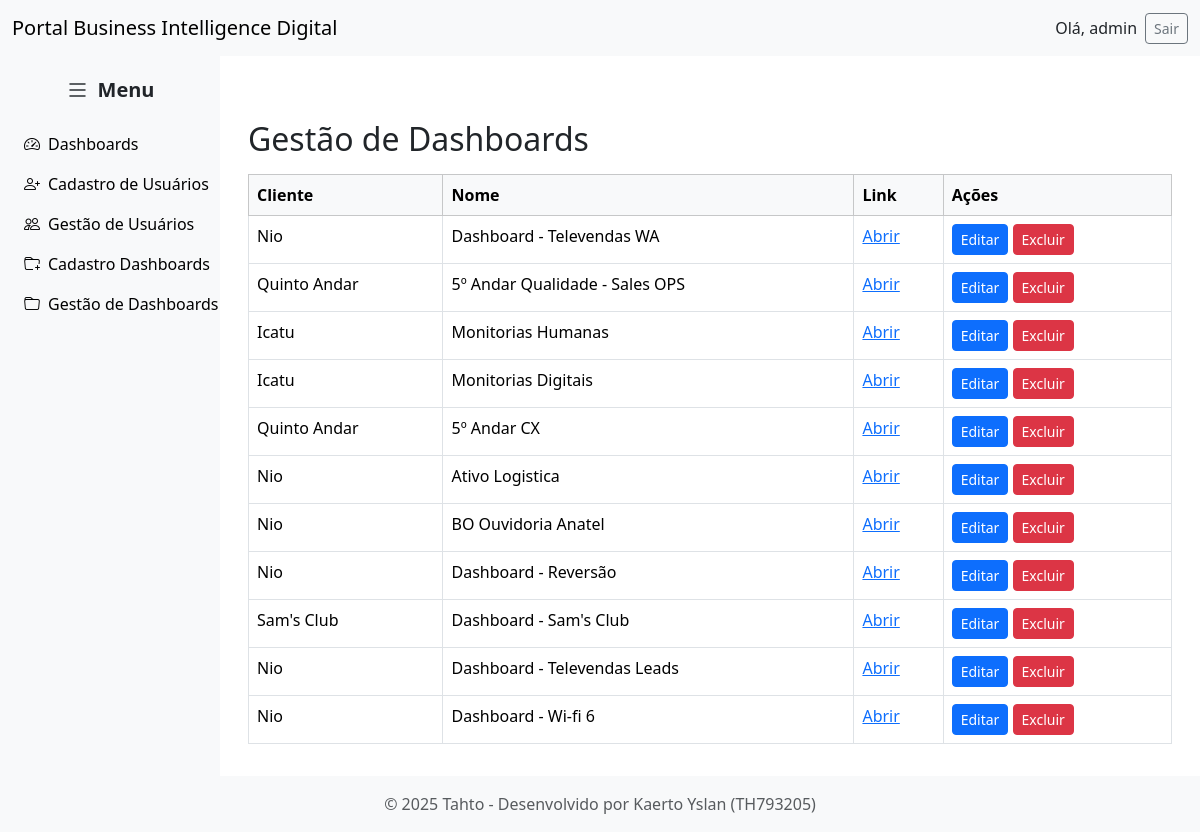
The page /gestao_dashboards (signed in) on the database its author committed.
### tables this page shows
CREATE TABLE users (
	id INTEGER PRIMARY KEY AUTOINCREMENT,
	username TEXT NOT NULL,
	password_hash TEXT NOT NULL,
	tipo INTEGER
, first_login INTEGER DEFAULT 1);

CREATE TABLE dashboard (
            cliente TEXT NOT NULL,
            nome TEXT NOT NULL,
            link TEXT NOT NULL
        , id INTEGER);

### views.py (the view)
@app.route('/gestao_dashboards')
def gestao_dashboards():
    conn = get_db_connection()
    dashboards = conn.execute('SELECT * FROM dashboard').fetchall()
    conn.close()
    return render_template('gestao_dashboards.html', dashboards=dashboards)

### main.py (called while the page is built)
def get_db_connection():
    conn = sqlite3.connect(DB_PATH)
    conn.row_factory = sqlite3.Row
    return conn

def find_user_by_id(user_id):
    with get_db_connection() as conn:
        row = conn.execute(
            "SELECT id, username, password_hash, tipo, first_login FROM users WHERE id = ?",
            (user_id,)
        ).fetchone()
        if row:
            return User(row["id"], row["username"], row["password_hash"], row["tipo"], row["first_login"])
        return None

@login_manager.user_loader
def load_user(user_id):
    return find_user_by_id(user_id)

### views.py (called while the page is built)
@app.before_request
def force_first_login():
    if current_user.is_authenticated:
        endpoint = request.endpoint or ""
        if current_user.first_login == 1 and endpoint not in (
            "logout", "login", "change_password_first_time", "static"
        ):
            return redirect(url_for("change_password_first_time"))

### templates/gestao_dashboards.html (shortened to what this page needs)
{% extends "base_admin.html" %}
{% block content %}
<div class="container mt-5">
    <h2>Gestão de Dashboards</h2>
    <table class="table table-bordered mt-3">
        <thead class="table-light">
            <tr>
                <th>Cliente</th>
                <th>Nome</th>
                <th>Link</th>
                <th>Ações</th>
            </tr>
        </thead>
        <tbody>
            {% for dashboard in dashboards %}
            <tr>
                <td>{{ dashboard['cliente'] }}</td>
                <td>{{ dashboard['nome'] }}</td>
                <td><a href="{{ dashboard['link'] }}" target="_blank">Abrir</a></td>
                <td>
                    <a href="{{ url_for('editar_dashboard', id=dashboard['id']) }}" class="btn btn-sm btn-primary">Editar</a>
                    <form action="{{ url_for('excluir_dashboard', id=dashboard['id']) }}" method="POST" style="display:inline-block;">
                        <button type="submit" class="btn btn-sm btn-danger" onclick="return confirm('Tem certeza que deseja excluir este dashboard?');">Excluir</button>
                    </form>
                </td>
            </tr>
            {% endfor %}
        </tbody>
    </table>
</div>
{% endblock %}

### templates/base_admin.html (shortened to what this page needs)
<!doctype html>
<html lang="pt-br">
<head>
  <link href="https://cdn.jsdelivr.net/npm/bootstrap@5.3.2/dist/css/bootstrap.min.css" rel="stylesheet">
  <link href="https://cdn.jsdelivr.net/npm/bootstrap-icons@1.11.1/font/bootstrap-icons.css" rel="stylesheet">
</head>
<body>
  <nav class="navbar navbar-expand-lg navbar-light bg-light">
    <div class="container-fluid d-flex justify-content-between align-items-center">
      <a class="navbar-brand mb-0" href="{{ url_for('index') }}">
        Portal Business Intelligence Digital
      </a>
      {% if current_user.is_authenticated %}
        <div class="d-flex align-items-center">
          <span class="me-2">Olá, {{ current_user.username }}</span>
          <a class="btn btn-sm btn-outline-secondary" href="{{ url_for('logout') }}">Sair</a>
        </div>
      {% endif %}
    </div>
  </nav>
  <div class="container-fluid content-wrapper">
    {% if current_user.is_authenticated %}
      <div class="sidebar" id="sidebar">
        <div class="sidebar-toggle" id="toggleBtn">
          <i class="bi bi-list"></i>
          <span>Menu</span>
        </div>
        <a href="{{ url_for('homepage') }}"><i class="bi bi-speedometer2"></i> <span>Dashboards</span></a>
        <a href="{{ url_for('register') }}"><i class="bi bi-person-plus"></i> <span>Cadastro de Usuários</span></a>
        <a href="{{ url_for('gestao_usuarios') }}"><i class="bi bi-people"></i> <span>Gestão de Usuários</span></a>
        <a href="{{ url_for('register_dashboard') }}"><i class="bi bi-folder-plus"></i> <span>Cadastro Dashboards</span></a>
        <a href="{{ url_for('gestao_dashboards') }}"><i class="bi bi-folder"></i> <span>Gestão de Dashboards</span></a>
      </div>
    {% endif %}
    <div class="main-content" id="mainContent">
      {% block content %}{% endblock %}
    </div>
  </div>
  <footer class="bg-light text-center text-muted py-3">
    <div class="container">
      © 2025 Tahto - Desenvolvido por Kaerto Yslan (TH793205)
    </div>
  </footer>
</body>
</html>

### templates/base_admin.html (style rules this page uses)
html, body { height: 100%; margin: 0; padding: 0; }
body { display: flex; flex-direction: column; }
.navbar { flex-shrink: 0; margin: 0; border-radius: 0; }
.content-wrapper { flex: 1; display: flex; margin: 0; padding: 0; transition: all 0.3s ease; }
.sidebar { width: 220px; background-color: #f8f9fa; padding: 1rem; display: flex; flex-direction: column; transition: width 0.3s; overflow: hidden; }
.sidebar-toggle { display: flex; align-items: center; justify-content: center; cursor: pointer; margin-bottom: 1rem; }
.sidebar-toggle i { font-size: 1.5rem; margin-right: 0.5rem; }
.sidebar-toggle span { font-size: 1.25rem; font-weight: bold; }
.sidebar a { display: flex; align-items: center; gap: 0.5rem; padding: 0.5rem; text-align: left; color: #000; text-decoration: none; white-space: nowrap; border-radius: 0.25rem; }
.main-content { flex: 1; padding: 1rem; transition: margin-left 0.3s; }
footer { margin: 0; border-radius: 0; }

### rows shown on the page
users: username "admin"
dashboard: cliente "Nio", nome "Dashboard - Televendas WA"
dashboard: cliente "Quinto Andar", nome "5º Andar Qualidade - Sales OPS"
dashboard: cliente "Icatu", nome "Monitorias Humanas"
dashboard: cliente "Icatu", nome "Monitorias Digitais"
dashboard: cliente "Quinto Andar", nome "5º Andar CX"
dashboard: cliente "Nio", nome "Ativo Logistica"
dashboard: cliente "Nio", nome "BO Ouvidoria Anatel"
dashboard: cliente "Nio", nome "Dashboard - Reversão"
dashboard: cliente "Sam's Club", nome "Dashboard - Sam's Club"
dashboard: cliente "Nio", nome "Dashboard - Televendas Leads"
dashboard: cliente "Nio", nome "Dashboard - Wi-fi 6"
